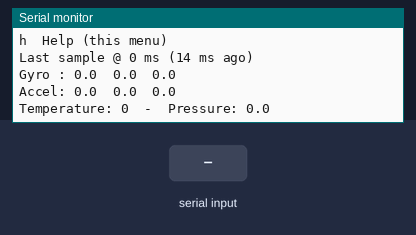
Simulated run of this sketch. Board: Arduino Uno, built with avr-gcc and run on an emulated ATmega328P. On the bench: the last lines printed to the serial monitor. The inputs (shaded band) are chosen by the test bench.

Above: at 1.2 s.
1.3 s: "c\n" received over Serial
At 2.4 s:
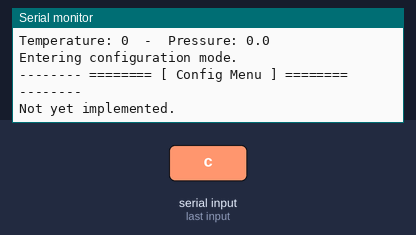
2.8 s: byte 115 ('s') received over Serial
At 3.9 s:
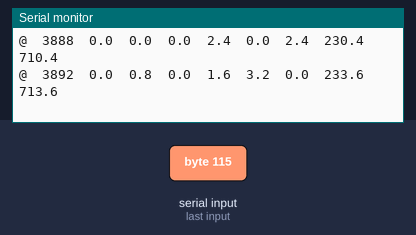
4.3 s: byte 99 ('c') received over Serial
At 5.1 s:
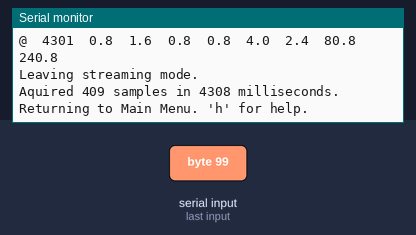
5.8 s: byte 102 ('f') received over Serial
At 7.0 s:
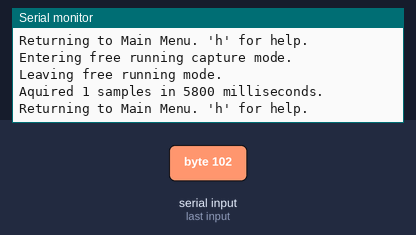
7.3 s: byte 100 ('d') received over Serial
At 8.0 s:
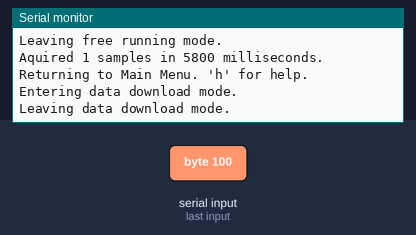
8.8 s: byte 114 ('r') received over Serial
At 10.3 s:
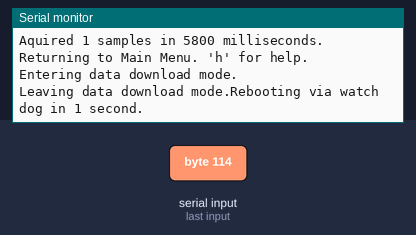
Timing chart, 0 to 11.3 s (numbered marks = the images above; inputs shaded):
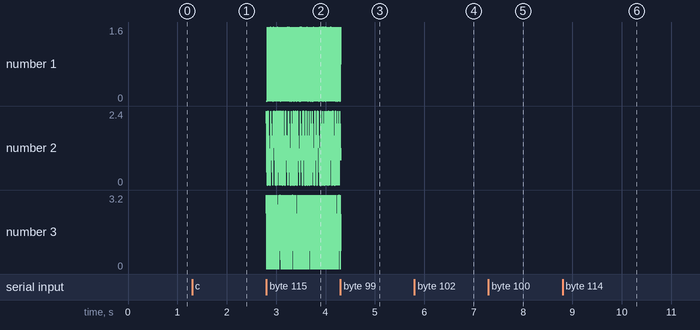

Measured:
- after the input at 1.3 s, the serial monitor: prints a new line at once (image 1)
- after the input at 2.8 s, the serial monitor: prints a new line at once (image 2)
- after the input at 7.3 s, the serial monitor: prints a new line at once (image 5)
- after the input at 8.8 s, the serial monitor: prints a new line at once (image 6)

The sketch:

multidlog.ino
```cpp
#include <MPU6050.h>
#include <SFE_BMP180.h>
#include <Wire.h>
#include <Adafruit_SleepyDog.h>

SFE_BMP180 bmp;
MPU6050 mpu;

typedef enum {
	MAIN, CONFIG, STREAMING, FREERUNNING,
	DOWNLOAD, REBOOT, HELP
} commandState_t;

typedef struct {
	unsigned long time;
	Vector gyro;
	Vector accel;
	float temperature;
	float pressure;
} sample_t;

sample_t sampleLast;

#undef I2C_DISABLE
#define I2C_DISABLE

void printMainMenu(void);

void setup() {
	// global chip configuration

	// init serial and welcome the user
	Serial.begin(115200);
	while (!Serial) ; // wait for Arduino Serial Monitor (native USB boards)
	Serial.println("Hello...");

	// initialize each device
	// BMP180
	Serial.print("BMP180 ... ");
	if (bmp.begin()) {
		Serial.println("ok");
	} else {
INIT_FAIL:
#ifndef I2C_DISABLE
		// show a message and stop until user reboots with a key press
		Serial.println("FAIL");
		Serial.println("\nPress any key to reboot.\n");
		while (Serial.read() == -1);
		Watchdog.enable(1000);
		while(1);
#else
		Serial.println("i2c disabled");
#endif
	}
	// MPU6050
	Serial.print("MPU6050 ... ");
	if (mpu.begin(MPU6050_SCALE_2000DPS, MPU6050_RANGE_2G)) {
		Serial.println("ok");
	} else
#ifndef I2C_DISABLE
		goto INIT_FAIL;
#else
		Serial.println("i2c disabled");
#endif
	// configuration
#ifndef I2C_DISABLE
	mpu.setAccelPowerOnDelay(MPU6050_DELAY_3MS);
	mpu.setIntFreeFallEnabled(false);
	mpu.setIntZeroMotionEnabled(false);
	mpu.setIntMotionEnabled(false);
#endif

	// take a measurement from each device to prime the pumps
	sampleAcquire(&sampleLast);
	printMainMenu();
}

// start and get are staggered with MPU reads
void sampleAcquire(sample_t *sample) {
#ifndef I2C_DISABLE
	double tmpT, tmpP;
	unsigned long tmpTime;

	int wait = bmp.startTemperature();
	sample->time = millis();
	sample->gyro = mpu.readNormalizeGyro();
	while (millis() - sample->time < wait);
	bmp.getTemperature(tmpT);
	sample->temperature = (float)tmpT;

	wait = bmp.startPressure(0);
	tmpTime = millis();
	sample->accel = mpu.readNormalizeAccel();
	while (millis() - tmpTime < wait);
	bmp.getPressure(tmpP, tmpT);
	sample->pressure = (float)tmpP;
#else
	memset(sample, 0, sizeof(sample_t));
	sample->time = millis();
	sample->gyro.XAxis = (float)(sample->time % 2) * .8;
	sample->gyro.YAxis = (float)(sample->time % 3) * .8;
	sample->gyro.ZAxis = (float)(sample->time % 4) * .8;
	sample->accel.XAxis = (float)(sample->time % 5) * .8;
	sample->accel.YAxis = (float)(sample->time % 6) * .8;
	sample->accel.ZAxis = (float)(sample->time % 7) * .8;
	sample->temperature = (float)(sample->time % 300) * .8;
	sample->pressure = (float)(sample->time % 1000) * .8;
#endif
}

void samplePrint(sample_t *sample) {
	Serial.print("Last sample @ ");
	Serial.print(sample->time);
	Serial.print(" ms (");
	Serial.print(millis() - sample->time);
	Serial.println(" ms ago)");
	Serial.print("Gyro : ");
	Serial.print(sample->gyro.XAxis, 1);
	Serial.print("\t");
	Serial.print(sample->gyro.YAxis, 1);
	Serial.print("\t");
	Serial.println(sample->gyro.ZAxis, 1);
	Serial.print("Accel: ");
	Serial.print(sample->accel.XAxis, 1);
	Serial.print("\t");
	Serial.print(sample->accel.YAxis, 1);
	Serial.print("\t");
	Serial.println(sample->accel.ZAxis, 1);
	Serial.print("Temperature: ");
	Serial.print(sample->temperature, 0);
	Serial.print("  -  Pressure: ");
	Serial.print(sample->pressure, 1);
	Serial.println("\n");
}

void sampleDump(sample_t *sample) {
	Serial.print("@\t");
	Serial.print(sample->time);
	Serial.print("\t");
	Serial.print(sample->gyro.XAxis, 1);
	Serial.print("\t");
	Serial.print(sample->gyro.YAxis, 1);
	Serial.print("\t");
	Serial.print(sample->gyro.ZAxis, 1);
	Serial.print("\t");
	Serial.print(sample->accel.XAxis, 1);
	Serial.print("\t");
	Serial.print(sample->accel.YAxis, 1);
	Serial.print("\t");
	Serial.print(sample->accel.ZAxis, 1);
	Serial.print("\t");
	Serial.print(sample->temperature, 1);
	Serial.print("\t");
	Serial.println(sample->pressure, 1);
}

void printMenuHeader(char *string) {
	Serial.print("\n-------- ======== [ ");
	Serial.print(string);
	Serial.println(" ] ======== --------");
}

void printMainMenu(void) {
	printMenuHeader("Main Menu");
	Serial.print("c\tConfiguration menu\ns\tStreaming mode\nf\tFree running capture mode\nd\tDownload most recent capture data\nr\tReboot\nh\tHelp (this menu)\n");
	samplePrint(&sampleLast);
	Serial.println("");
}

void loop() {
	commandState_t cmdState = MAIN;
	int inputCh = 0;
	uint16_t samples = 0;
	unsigned long samples_start_time = 0;

  while(1) {

	//Serial.println(".");
	inputCh = Serial.read();
	switch (cmdState) {
		case MAIN:
			switch (inputCh) {
				case -1:	// no data
					break;
				case 'c':
					cmdState = CONFIG;
					Serial.println("Entering configuration mode.");
					continue;
				case 's':
					cmdState = STREAMING;
					Serial.println("Entering streaming mode. Press any key to stop.");
					continue;
				case 'f':
					cmdState = FREERUNNING;
					Serial.println("Entering free running capture mode.");
					continue;
				case 'd':
					cmdState = DOWNLOAD;
					Serial.println("Entering data download mode.");
					continue;
				case 'r':
					cmdState = REBOOT;
					continue;
				case 'h':
				default:
					printMainMenu();
					continue;
			};
			break;
		case CONFIG:
			printMenuHeader("Config Menu");
			Serial.println("Not yet implemented.");
			cmdState = MAIN;
			break;
		case STREAMING:
		case FREERUNNING:
			// take continued samples
			sampleAcquire(&sampleLast);
			samples++;
			if (cmdState == STREAMING) {
				// print reading
				sampleDump(&sampleLast);
				// if received a key then stop
				if (inputCh != -1) {
					Serial.println("Leaving streaming mode.");
					cmdState = MAIN;
				}
			} else {
				// save reading
				// if buffer full, go back to main and report out
				Serial.println("Leaving free running mode.");
					cmdState = MAIN;
			}
			if (cmdState == MAIN) {
				Serial.print("Aquired ");
				Serial.print(samples);
				Serial.print(" samples in ");
				Serial.print(millis() - samples_start_time);
				Serial.print(" milliseconds.\n\nReturning to Main Menu. 'h' for help.\n");
				samples = 0;
				samples_start_time = 0;
			}
			break;
		case DOWNLOAD:
			// read eeprom and send it
			Serial.print("Leaving data download mode.");
			cmdState = MAIN;
			break;
		case REBOOT:
			// soft reset this device
			Serial.println("Rebooting via watch dog in 1 second.");
			Watchdog.enable(1000);
			while(1);
			break;
		default:
			cmdState = MAIN;
			break;
	};
  }
}
```
